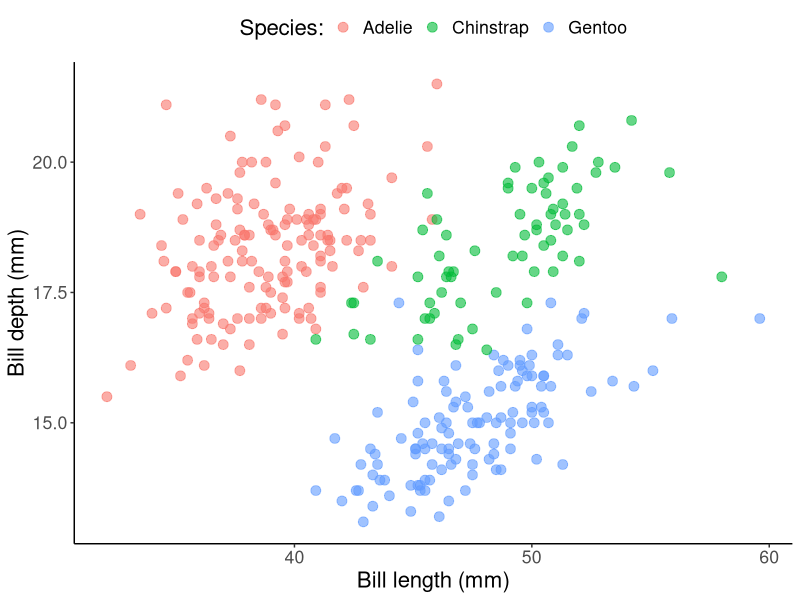

This figure's R source:
## ---- chunk 1
knitr::opts_chunk$set(echo = TRUE)
library(palmerpenguins)
library(tidyverse)
theme_set(theme_classic())
pgs <- penguins %>% drop_na()
## ---- chunk 2
plot <- pgs %>% 
  ggplot(aes(x = bill_length_mm, bill_depth_mm, color = species)) +
  geom_point(size = 3, alpha = 0.6) +
  labs(x = "Bill length (mm)",
       y = "Bill depth (mm)",
       color = "Species:") +
  theme(legend.position = "top",
        text = element_text(size=16))
